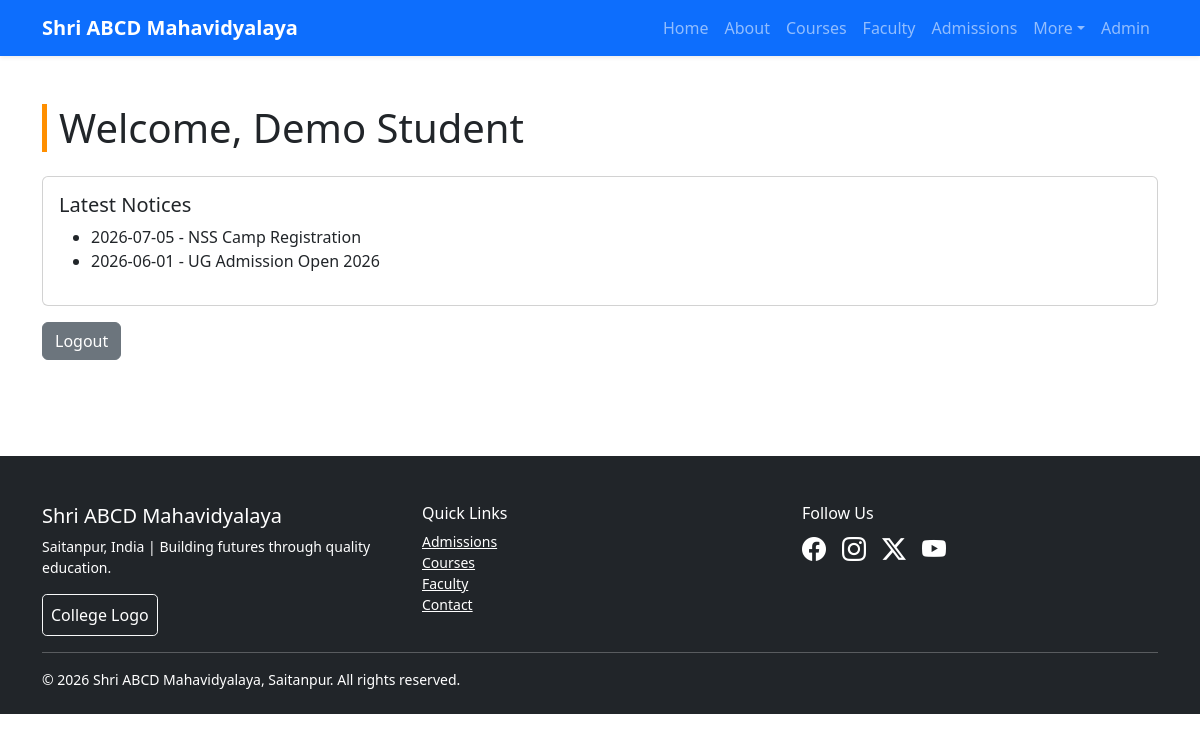
The page /student/dashboard.php (signed in) on the database its author committed.
### tables this page shows
CREATE TABLE IF NOT EXISTS notices (
  id INT AUTO_INCREMENT PRIMARY KEY,
  title VARCHAR(255) NOT NULL,
  excerpt VARCHAR(255) DEFAULT '',
  notice_date DATE NOT NULL,
  created_at TIMESTAMP DEFAULT CURRENT_TIMESTAMP
);

### includes/functions.php (called while the page is built, shortened)
<?php
require_once __DIR__ . '/../config/database.php';
function e(string $value): string
{
    return htmlspecialchars($value, ENT_QUOTES, 'UTF-8');
}

### config/database.php (called while the page is built, shortened)
<?php
function db(): PDO
{
    $dsn = 'mysql:host=' . DB_HOST . ';dbname=' . DB_NAME . ';charset=' . DB_CHARSET;
    $options = [
        PDO::ATTR_ERRMODE => PDO::ERRMODE_EXCEPTION,
        PDO::ATTR_DEFAULT_FETCH_MODE => PDO::FETCH_ASSOC,
        PDO::ATTR_EMULATE_PREPARES => false,
    ];
    $pdo = new PDO($dsn, DB_USER, DB_PASS, $options);
    return $pdo;
}

### student/dashboard.php (the view, shortened to what this page needs)
<?php
require_once __DIR__ . '/../includes/functions.php';
$pageTitle='Student Dashboard'; require_once __DIR__ . '/../includes/header.php';
$notices=db()->query("SELECT title,notice_date FROM notices ORDER BY notice_date DESC LIMIT 8")->fetchAll();
?>
<div class="container py-5"><h1 class="section-title mb-4">Welcome, <?= e($_SESSION['student']['name']) ?></h1>
<div class="card card-body"><h5>Latest Notices</h5><ul><?php foreach($notices as $n): ?><li><?= e($n['notice_date']) ?> - <?= e($n['title']) ?></li><?php endforeach; ?></ul></div>
<a href="logout.php" class="btn btn-secondary mt-3">Logout</a></div>
<?php require_once __DIR__ . '/../includes/footer.php'; ?>

### assets/css/style.css (style rules this page uses)
:root { --college-blue: #0d47a1; --college-saffron: #ff8f00; }
body { font-family: "Segoe UI", Tahoma, sans-serif; }
.section-title { border-left: 5px solid var(--college-saffron); padding-left: 12px; }

### rows shown on the page
notices: notice_date "2026-07-05", title "NSS Camp Registration"
notices: notice_date "2026-06-01", title "UG Admission Open 2026"

### other values the page prints
APP_NAME "Shri ABCD Mahavidyalaya"
$_SESSION['student']['name'] "Demo Student"
